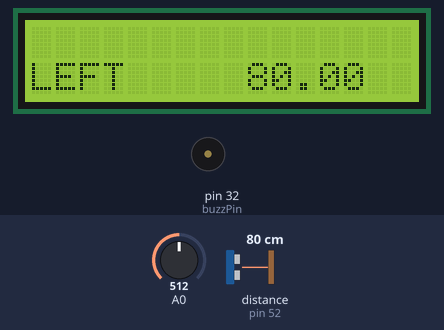
This sketch was run on a simulated Arduino Mega 2560, built with avr-gcc and run on an emulated ATmega2560. Shown: 16×2 character LCD, buzzer (waves = sounding, pin HIGH). The inputs (shaded band) are chosen by the test bench; at power-on: A0 = 512, distance to the obstacle (sensor on pin 52) 80 cm. What the sketch prints to the serial monitor is not drawn.

Above: at 1.2 s.
1.3 s: A0 set to 457
2.8 s: A0 set to 439
At 3.8 s:
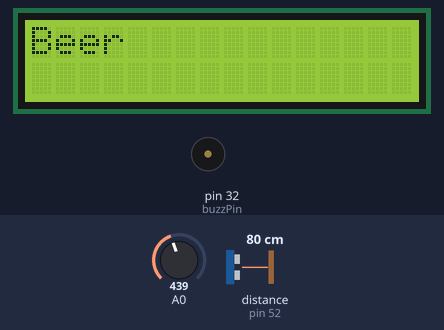
4.3 s: A0 set to 258
5.8 s: A0 set to 239
At 6.36 s:
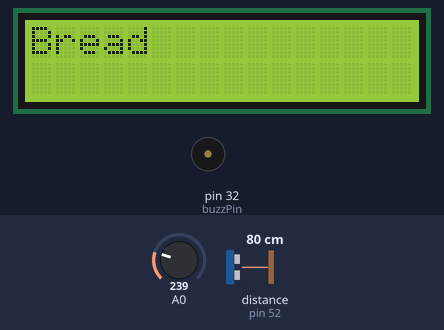
At 7.8 s:
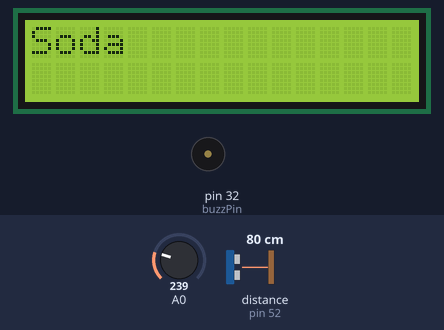
8.3 s: A0 set to 53
9.8 s: A0 set to 44
At 11.0 s:
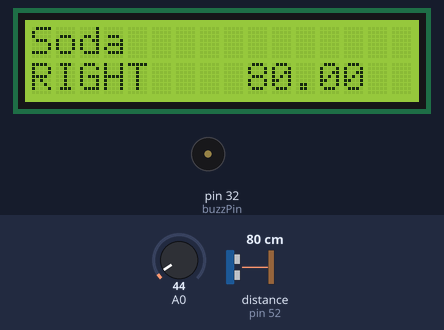
Timing chart, 0 to 12.4 s (numbered marks = the images above; inputs shaded):
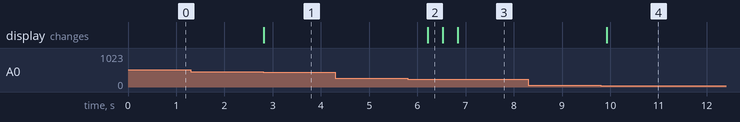

The sketch:

uprav.ino
```cpp
//Sample using LiquidCrystal library
#include <LiquidCrystal.h>
#include <Ultrasonic.h>
/*******************************************************
 * This program will test the LCD panel and the buttons
 * Mark Bramwell, July 2010
 ********************************************************/
// select the pins used on the LCD panel
LiquidCrystal lcd(8, 9, 4, 5, 6, 7);
Ultrasonic ultrasonic(50, 52);
// define some values used by the panel and buttons
const byte buzzPin = 32;
int lcd_key = 0;
int adc_key_in = 0;
#define btnRIGHT 0
#define btnUP 1
#define btnDOWN 2
#define N 4
#define btnLEFT 3
#define btnSELECT 4
#define btnNONE 5
int i=0;
char data[][10] = {
  "Beer", "Bread", "Cola", "Soda"};
// read the buttons
int read_LCD_buttons()
{
  adc_key_in = analogRead(0); // read the value from the sensor
  // my buttons when read are centered at these valies: 0, 144, 329, 504, 741
  // we add approx 50 to those values and check to see if we are close
  if (adc_key_in > 1000) return btnNONE; // We make this the 1st option for speed reasons since it will be the most likely result
  // For V1.1 us this threshold
  if (adc_key_in < 50) return btnRIGHT;
  if (adc_key_in < 250) return btnUP;
  if (adc_key_in < 450) return btnDOWN;
  if (adc_key_in < 650) return btnLEFT;
  if (adc_key_in < 850) return btnSELECT;
  // For V1.0 comment the other threshold and use the one below:
  /*
if (adc_key_in < 50) return btnRIGHT;
   if (adc_key_in < 195) return btnUP;
   if (adc_key_in < 380) return btnDOWN;
   if (adc_key_in < 555) return btnLEFT;
   if (adc_key_in < 790) return btnSELECT;
   */
  return btnNONE; // when all others fail, return this...
}
void dis(){
  {
    beep(50);
    beep(50);
    beep(50);
    delay(100);
    beep(150);
    beep(150);
    beep(150);
    beep(50);
    beep(50);
    beep(50);
    delay(1000);
  }
}
void setup()
{
  Serial.begin(9600);
  lcd.begin(16, 2); // start the library
  lcd.setCursor(0,0);
  //lcd.print("dist"); // print a simple message
  pinMode(buzzPin,OUTPUT);
}
void beep( int delt ){
  tone(buzzPin, 2093);
  delay(delt);
  noTone(buzzPin);
  delay(delt);
}
void printElement(int i)
{
          Serial.print(i);
          lcd.clear();
          lcd.print(data[i]);
}
void loop()
{
  float dist_cm = ultrasonic.Ranging(CM);
  if(dist_cm==10)dis();
  lcd.setCursor(9,1); // move cursor to second line "1" and 9 spaces over
  lcd.print(dist_cm); // display seconds elapsed since power-up
  //lcd.clear();
  lcd.setCursor(0,1); // move to the begining of the second line
  lcd_key = read_LCD_buttons(); // read the buttons
  switch (lcd_key) // depending on which button was pushed, we perform an action
  {
  case btnRIGHT:
    {
      lcd.print("RIGHT ");
      break;
    }
  case btnLEFT:
    {
      lcd.print("LEFT ");
      break;
    }
  case btnUP:
    {
      //if (i > N - 1) i--;
      //else{
        if(i == N - 1){
          printElement(i);
        }
        else{

          printElement(i);
          i++;

         }
      delay(300);
      break;
    }
  case btnDOWN:
    {
      if (i == 0) printElement(i);
      else{
              //Serial.print(i);

                i--;
        printElement(i);

      }
      delay(300);
      break;
    }
  case btnSELECT:
    {
      //if(i==10){lcd.print("ok"); dis();}else lcd.print("no");
      //i = 0;
      break;
    }
  case btnNONE:
    {
      //i = 0;
      //
      //lcd.print("NONE ");
      break;
    }
  }
}
```

Measured:
- the behaviour switches between 450 and 449 on A0 (found by bisection; images 0 and 1)
- the behaviour switches between 250 and 249 on A0 (found by bisection; images 1 and 2)
- the behaviour switches between 50 and 49 on A0 (found by bisection; images 3 and 4)
- after the input at 1.3 s, every drawn part: stays the same
- after the input at 2.8 s, the display: changes at once (image 1)
- after the input at 4.3 s, every drawn part: stays the same
- after the input at 5.8 s, the display: changes after 0.41 s (image 2)
- after the input at 8.3 s, every drawn part: stays the same
- after the input at 9.8 s, the display: changes after 0.13 s (image 4)
